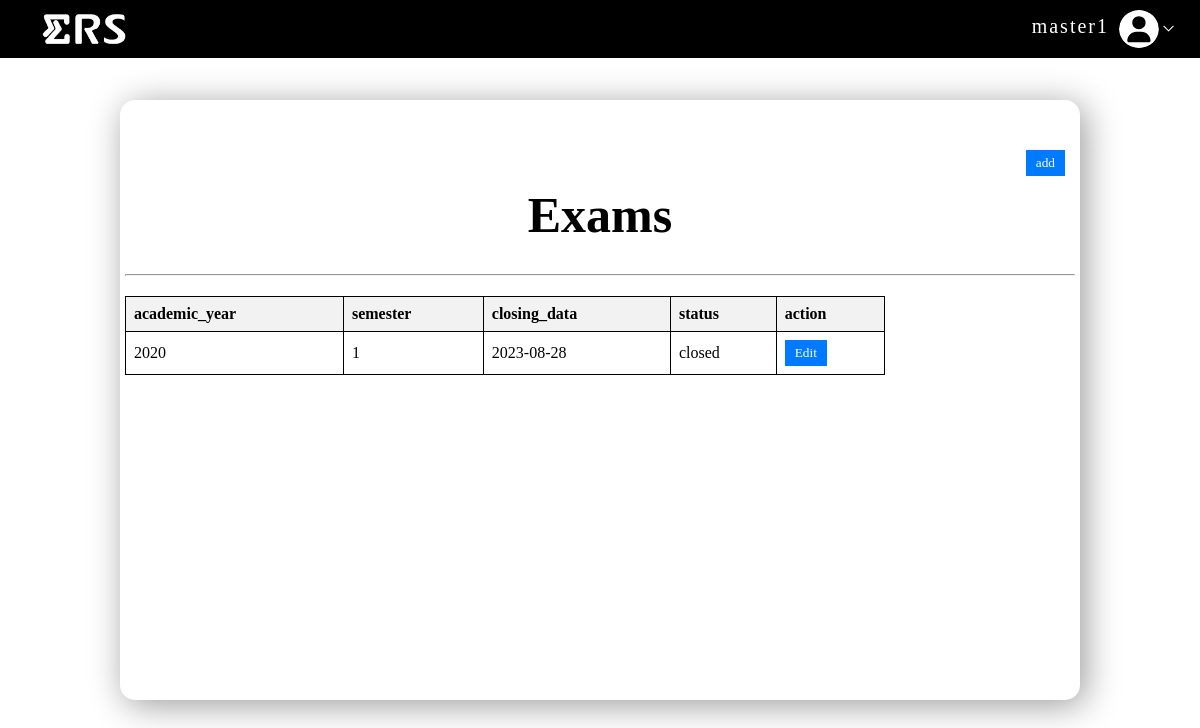
Screenshot of /master/exams/index.php (signed in) with the database file from the repository.
### tables this page shows
CREATE TABLE `exam_reg` (
  `exam_id` int(11) NOT NULL,
  `academic_year` varchar(10) NOT NULL,
  `semester` enum('1','2') NOT NULL,
  `status` enum('draft','registration','closed') DEFAULT 'draft',
  `closing_date` date NOT NULL DEFAULT current_timestamp(),
  `date_created` date DEFAULT current_timestamp()
);

### master/exams/exam_mgmt.php (the view, shortened to what this page needs)
<?php
$get_exams = "SELECT *
FROM exam_reg
ORDER BY academic_year DESC, semester DESC LIMIT 5;";
$res = mysqli_query($con, $get_exams);
?>
</head>
<div class="add-button-container">
    <a href="?page=add"><button>add</button></a>
</div>
<h1>Exams</h1>
<hr>
<table border="1">
    <tr>
        <th>academic_year</th>
        <th>semester</th>
        <th>closing_data</th>
        <th>status</th>
        <th>action</th>
    </tr>
    <?php
    while($fetch = mysqli_fetch_assoc($res)){
        ?>
        <tr>
            <td><?php echo $fetch['academic_year']?></td>
            <td><?php echo $fetch['semester']?></td>
            <td><?php echo $fetch['closing_date']?></td>
            <td><?php echo $fetch['status']?></td>
            <td><button onclick="edit(<?php echo $fetch['exam_id']?>)">Edit</button></td>
        </tr>
        <?php
    }
    ?>
</table>

### assets/css/style_index.css (style rules this page uses)
* { margin: 0; padding: 0; box-sizing: border-box; font-family: Cambria, Cochin, Georgia, Times, 'Times New Roman', serif; }
.card h1 { font-size: 50px; text-align: center; padding-bottom: 30px; }

### master/exams/exam_mgmt.php (style rules this page uses)
.add-button-container { display: flex; justify-content: flex-end; padding: 10px; }
table { border-collapse: collapse; width: 80%; max-width: 800px; margin-top: 20px; }
table, th, td { border: 1px solid black; }
th, td { padding: 8px; text-align: left; }
th { background-color: #f2f2f2; }
button { padding: 5px 10px; background-color: #007bff; color: white; border: none; cursor: pointer; }

### rows the page displays
exam_reg: academic_year "2020", semester "1", closing_date "2023-08-28", status "closed"

### other values shown
$_SESSION['us_name'] "master1"
